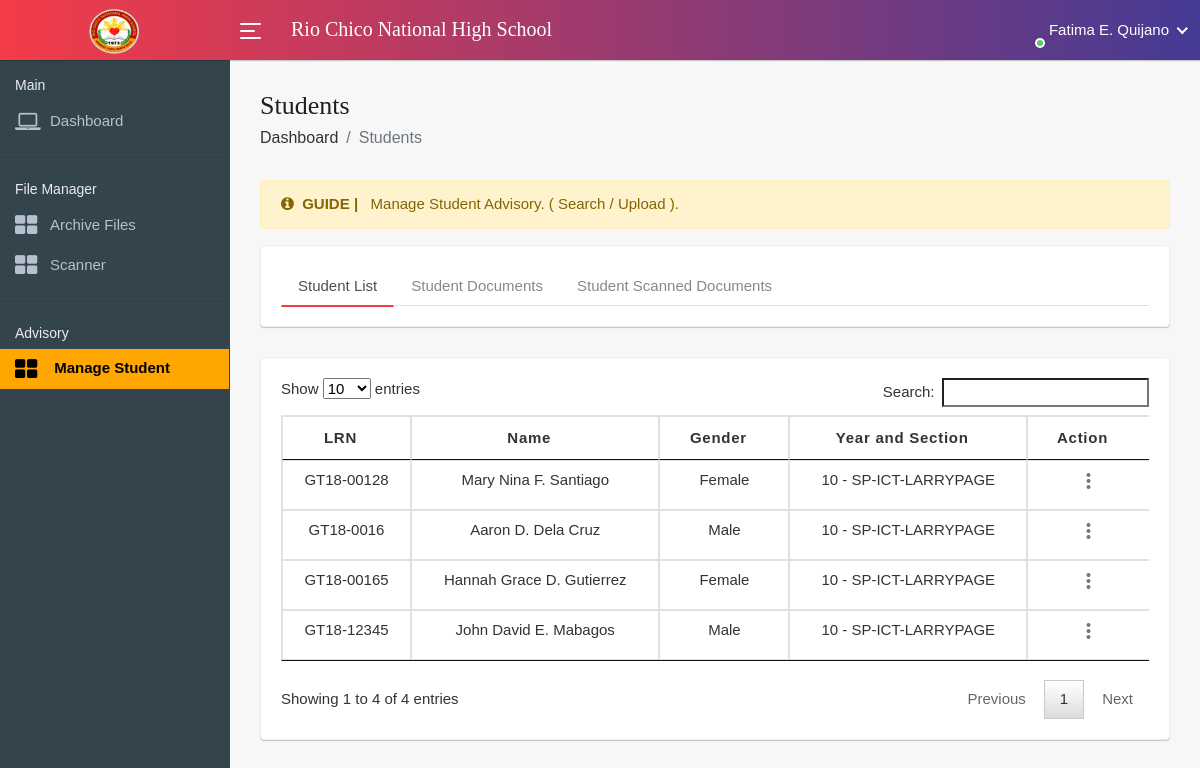
Page /package/teacher/page-studentDocument.php (signed in) on the committed database.
### tables this page shows
CREATE TABLE `tbl_student` (
  `std_id` int(11) NOT NULL,
  `std_lrn` varchar(100) NOT NULL,
  `std_lname` varchar(100) NOT NULL,
  `std_fname` varchar(100) NOT NULL,
  `std_mname` varchar(100) NOT NULL,
  `std_gender` varchar(100) NOT NULL,
  `year_section` varchar(100) NOT NULL,
  `school_year` varchar(100) NOT NULL
);

### package/teacher/page-studentDocument.php (the view, shortened to what this page needs)
<!DOCTYPE html>
<html lang="en">
    <head>
        <link rel="stylesheet" href="assets/css/bootstrap.min.css">
        <link rel="stylesheet" href="assets/css/font-awesome.min.css">
		<link rel="stylesheet" href="assets/css/line-awesome.min.css">
		<link rel="stylesheet" href="assets/css/select2.min.css">
		<link rel="stylesheet" href="assets/css/bootstrap-datetimepicker.min.css">
        <link rel="stylesheet" href="assets/css/style.css">
		<link rel = "stylesheet" type = "text/css" href = "assets/css/jquery.dataTables.css" />
    </head>
    <body onload="myFunction()">
        <div class="main-wrapper">
            <div class="header">
                <div class="header-left">
                    <a href="index.php" class="logo">
						<img src="assets/img/rio.png" width="60" height="60" alt="">
					</a>
                </div>
				<a id="toggle_btn" href="javascript:void(0);">
					<span class="bar-icon">
						<span></span>
						<span></span>
						<span></span>
					</span>
				</a>
                <div class="page-title-box">
					<h3>Rio Chico National High School</h3>
                </div>
				<ul class="nav user-menu">
					<li class="nav-item dropdown has-arrow main-drop">
						<a href="#" class="dropdown-toggle nav-link" data-toggle="dropdown">
							<span class="user-img"><img src="../images/<?php echo $_SESSION['T_Profile'];?>" alt="">
							<span class="status online"></span></span>
							<span><?php echo $_SESSION['T_Name']; ?></span>
						</a>
					</li>
				</ul>
            </div>
            <div class="sidebar" id="sidebar">
                <div class="sidebar-inner slimscroll">
					<div id="sidebar-menu" class="sidebar-menu">
						<ul>
						<li class="menu-title">
								<span>Main</span>
							</li>
							<li><a href="index.php"><i class="fa fa-laptop"></i> <span>Dashboard</span></a></li>
					<hr>
						<li class="menu-title">
								<span>File Manager</span>
							</li>
							<li><a href="page-teacherDocument.php"><i class="fa fa-th-large"></i> <span> Archive Files</span></a></li>
							<li><a href="page-fileScanner.php"><i class="fa fa-th-large"></i> <span> Scanner</span></a></li>
					<hr>
						<li class="menu-title">
								<span>Advisory</span>
							</li>
							<li><a href="page-studentDocument.php" style="background-color: #FFA600;"><font color="black"><strong><i class="fa fa-th-large"></i> <span> Manage Student </span></strong></font></a></li>
						</ul>
					</div>
                </div>
            </div>
            <div class="page-wrapper">
                <div class="content container-fluid">
					<div class="page-header">
						<div class="row">
							<div class="col-sm-12">
								<h3 class="page-title">Students</h3>
									<ul class="breadcrumb">
										<li class="breadcrumb-item"><a href="index.php">Dashboard</a></li>
										<li class="breadcrumb-item active">Students</li>
									</ul>
							</div>
						</div>
					</div>
                    <div class="alert alert-warning">
						<i class="fa fa-info-circle"></i>&nbsp;
                            <strong>GUIDE |</strong> &nbsp; Manage Student Advisory. ( Search / Upload ).
				    </div>
					<div class="card">
						<div class="card-body">
							<ul class="nav nav-tabs nav-tabs-bottom">
								<li class="nav-item"><a class="nav-link active" href="page-studentDocument.php">Student List</a></li>
								<li class="nav-item"><a class="nav-link" href="view-studentDocument.php">Student Documents</a></li>
                                <li class="nav-item"><a class="nav-link" href="scan-studentDocument.php">Student Scanned Documents</a></li>
							</ul>
						</div>
					</div>
					<?php
						require('config.php');
						if(isset($_POST['searchBtn'])
						) {
							$fromDate = $_POST['fromDate'];
							$ToDate   = $_POST['toDate'];
							$newFromDate = explode('/', $fromDate)[2].'-'.explode('/', $fromDate)[1].'-'.explode('/', $fromDate)[0];
							$newToDate = explode('/', $ToDate)[2].'-'.explode('/', $ToDate)[1].'-'.explode('/', $ToDate)[0];
							$query = mysqli_query($conn, "SELECT * FROM `tbl_student` WHERE created_at BETWEEN '$newFromDate' AND '$newToDate'") or die(mysqli_error($conn));
						} else {
							$query = mysqli_query($conn, "SELECT * FROM `tbl_student` WHERE year_section = '".$_SESSION['T_yearsection']."'") or die(mysqli_error($conn));
						}
					?>
				<div class="row">
					<div class="col-md-12">
						<div class="card">
							<div class="card-body">
								<div class="card-box">
									<div class="table-responsive">
		<div id = "content">
			<table id = "table" class="table table-bordered">
				<thead>
					<tr>
						<th class="text-center">LRN</th>
						<th class="text-center">Name</th>
						<th class="text-center">Gender</th>
						<th class="text-center">Year and Section</th>
						<th class="text-center">Action</th>
					</tr>
				</thead>
				<tbody>
					<?php while($fetch = mysqli_fetch_array($query) ){
                        $charat = substr($fetch['std_mname'], 0, 1);
                        $name = $fetch['std_fname'] . ' ' . $charat . '. ' . $fetch['std_lname'];
                        ?>
						<tr>
							<td class="text-center"><?php echo $fetch['std_lrn'] ?></td>
							<td class="text-center"><?php echo $name ?></td>
							<td class="text-center"><?php echo $fetch['std_gender'] ?></td>
                            <td class="text-center"><?php echo $fetch['year_section'] ?></td>
							<td class="text-center">
								<div class="dropdown dropdown-action">
									<a href="#" class="action-icon dropdown-toggle" data-toggle="dropdown" aria-expanded="false"><i class="material-icons">more_vert</i></a>
								</div>
							</td>
							</tr>
		  <?php } ?>
	</tbody>
</table>
</div>
									</div>
								</div>
							</div>
						</div>
					</div>
				</div>
				</div>
            </div>
        </div>
    </body>
</html>

### rows in the picture
tbl_student: std_lrn "GT18-12345", name "John David E. Mabagos", std_gender "Male", year_section "10 - SP-ICT-LARRYPAGE"
tbl_student: std_lrn "GT18-0016", name "Aaron D. Dela Cruz", std_gender "Male", year_section "10 - SP-ICT-LARRYPAGE"
tbl_student: std_lrn "GT18-00128", name "Mary Nina F. Santiago", std_gender "Female", year_section "10 - SP-ICT-LARRYPAGE"
tbl_student: std_lrn "GT18-00165", name "Hannah Grace D. Gutierrez", std_gender "Female", year_section "10 - SP-ICT-LARRYPAGE"

### other values in the picture
$_SESSION['T_Name'] "Fatima E. Quijano"
